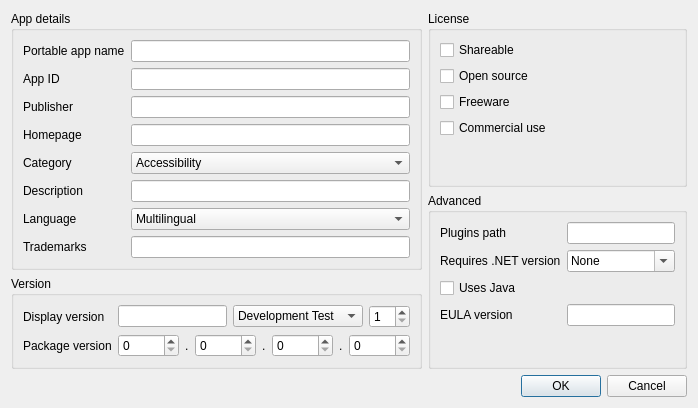
<?xml version="1.0" encoding="UTF-8"?>
<ui version="4.0">
 <class>AppInfoDialog</class>
 <widget class="QDialog" name="AppInfoDialog">
  <property name="windowTitle">
   <string>App details</string>
  </property>
  <property name="windowIcon">
   <iconset resource="../graphics/graphics.qrc">
    <normaloff>:/icon.png</normaloff>:/icon.png</iconset>
  </property>
  <layout class="QGridLayout" name="gridLayout">
   <item row="0" column="0">
    <layout class="QVBoxLayout" name="verticalLayout">
     <item>
      <widget class="QGroupBox" name="DetailsGroupBox">
       <property name="sizePolicy">
        <sizepolicy hsizetype="Preferred" vsizetype="Preferred">
         <horstretch>1</horstretch>
         <verstretch>0</verstretch>
        </sizepolicy>
       </property>
       <property name="title">
        <string>App details</string>
       </property>
       <layout class="QFormLayout" name="formLayout_4">
        <property name="fieldGrowthPolicy">
         <enum>QFormLayout::AllNonFixedFieldsGrow</enum>
        </property>
        <item row="0" column="0">
         <widget class="QLabel" name="NameLabel">
          <property name="text">
           <string>Portable app name</string>
          </property>
         </widget>
        </item>
        <item row="0" column="1">
         <widget class="QLineEdit" name="Name">
          <property name="maxLength">
           <number>128</number>
          </property>
         </widget>
        </item>
        <item row="1" column="0">
         <widget class="QLabel" name="AppIDLabel">
          <property name="text">
           <string>App ID</string>
          </property>
         </widget>
        </item>
        <item row="1" column="1">
         <widget class="QLineEdit" name="AppID">
          <property name="maxLength">
           <number>128</number>
          </property>
         </widget>
        </item>
        <item row="2" column="0">
         <widget class="QLabel" name="PublisherLabel">
          <property name="text">
           <string>Publisher</string>
          </property>
         </widget>
        </item>
        <item row="2" column="1">
         <widget class="QLineEdit" name="Publisher">
          <property name="maxLength">
           <number>128</number>
          </property>
         </widget>
        </item>
        <item row="3" column="0">
         <widget class="QLabel" name="HomepageLabel">
          <property name="text">
           <string>Homepage</string>
          </property>
         </widget>
        </item>
        <item row="3" column="1">
         <widget class="QLineEdit" name="Homepage">
          <property name="maxLength">
           <number>128</number>
          </property>
         </widget>
        </item>
        <item row="4" column="0">
         <widget class="QLabel" name="CategoryLabel">
          <property name="text">
           <string>Category</string>
          </property>
         </widget>
        </item>
        <item row="4" column="1">
         <widget class="QComboBox" name="Category">
          <item>
           <property name="text">
            <string notr="true">Accessibility</string>
           </property>
          </item>
          <item>
           <property name="text">
            <string notr="true">Development</string>
           </property>
          </item>
          <item>
           <property name="text">
            <string notr="true">Education</string>
           </property>
          </item>
          <item>
           <property name="text">
            <string notr="true">Games</string>
           </property>
          </item>
          <item>
           <property name="text">
            <string notr="true">Graphics &amp; Pictures</string>
           </property>
          </item>
          <item>
           <property name="text">
            <string notr="true">Internet</string>
           </property>
          </item>
          <item>
           <property name="text">
            <string notr="true">Music &amp; Video</string>
           </property>
          </item>
          <item>
           <property name="text">
            <string notr="true">Office</string>
           </property>
          </item>
          <item>
           <property name="text">
            <string notr="true">Security</string>
           </property>
          </item>
          <item>
           <property name="text">
            <string notr="true">Utilities</string>
           </property>
          </item>
         </widget>
        </item>
        <item row="5" column="0">
         <widget class="QLabel" name="DescriptionLabel">
          <property name="text">
           <string>Description</string>
          </property>
         </widget>
        </item>
        <item row="5" column="1">
         <widget class="QLineEdit" name="Description">
          <property name="maxLength">
           <number>512</number>
          </property>
         </widget>
        </item>
        <item row="6" column="0">
         <widget class="QLabel" name="LanguageLabel">
          <property name="text">
           <string>Language</string>
          </property>
         </widget>
        </item>
        <item row="6" column="1">
         <widget class="QComboBox" name="Language">
          <item>
           <property name="text">
            <string notr="true">Multilingual</string>
           </property>
          </item>
          <item>
           <property name="text">
            <string notr="true">English</string>
           </property>
          </item>
          <item>
           <property name="text">
            <string notr="true">Afrikaans</string>
           </property>
          </item>
          <item>
           <property name="text">
            <string notr="true">Albanian</string>
           </property>
          </item>
          <item>
           <property name="text">
            <string notr="true">Arabic</string>
           </property>
          </item>
          <item>
           <property name="text">
            <string notr="true">Armenian</string>
           </property>
          </item>
          <item>
           <property name="text">
            <string notr="true">Basque</string>
           </property>
          </item>
          <item>
           <property name="text">
            <string notr="true">Belarusian</string>
           </property>
          </item>
          <item>
           <property name="text">
            <string notr="true">Bosnian</string>
           </property>
          </item>
          <item>
           <property name="text">
            <string notr="true">Breton</string>
           </property>
          </item>
          <item>
           <property name="text">
            <string notr="true">Bulgarian</string>
           </property>
          </item>
          <item>
           <property name="text">
            <string notr="true">Catalan</string>
           </property>
          </item>
          <item>
           <property name="text">
            <string notr="true">Cibemba</string>
           </property>
          </item>
          <item>
           <property name="text">
            <string notr="true">Croatian</string>
           </property>
          </item>
          <item>
           <property name="text">
            <string notr="true">Czech</string>
           </property>
          </item>
          <item>
           <property name="text">
            <string notr="true">Danish</string>
           </property>
          </item>
          <item>
           <property name="text">
            <string notr="true">Dutch</string>
           </property>
          </item>
          <item>
           <property name="text">
            <string notr="true">Efik</string>
           </property>
          </item>
          <item>
           <property name="text">
            <string notr="true">Estonian</string>
           </property>
          </item>
          <item>
           <property name="text">
            <string notr="true">Farsi</string>
           </property>
          </item>
          <item>
           <property name="text">
            <string notr="true">Finnish</string>
           </property>
          </item>
          <item>
           <property name="text">
            <string notr="true">French</string>
           </property>
          </item>
          <item>
           <property name="text">
            <string notr="true">Galician</string>
           </property>
          </item>
          <item>
           <property name="text">
            <string notr="true">Georgian</string>
           </property>
          </item>
          <item>
           <property name="text">
            <string notr="true">German</string>
           </property>
          </item>
          <item>
           <property name="text">
            <string notr="true">Greek</string>
           </property>
          </item>
          <item>
           <property name="text">
            <string notr="true">Hebrew</string>
           </property>
          </item>
          <item>
           <property name="text">
            <string notr="true">Hungarian</string>
           </property>
          </item>
          <item>
           <property name="text">
            <string notr="true">Icelandic</string>
           </property>
          </item>
          <item>
           <property name="text">
            <string notr="true">Igbo</string>
           </property>
          </item>
          <item>
           <property name="text">
            <string notr="true">Indonesian</string>
           </property>
          </item>
          <item>
           <property name="text">
            <string notr="true">Irish</string>
           </property>
          </item>
          <item>
           <property name="text">
            <string notr="true">Italian</string>
           </property>
          </item>
          <item>
           <property name="text">
            <string notr="true">Japanese</string>
           </property>
          </item>
          <item>
           <property name="text">
            <string notr="true">Khmer</string>
           </property>
          </item>
          <item>
           <property name="text">
            <string notr="true">Korean</string>
           </property>
          </item>
          <item>
           <property name="text">
            <string notr="true">Kurdish</string>
           </property>
          </item>
          <item>
           <property name="text">
            <string notr="true">Latvian</string>
           </property>
          </item>
          <item>
           <property name="text">
            <string notr="true">Lithuanian</string>
           </property>
          </item>
          <item>
           <property name="text">
            <string notr="true">Luxembourgish</string>
           </property>
          </item>
          <item>
           <property name="text">
            <string notr="true">Macedonian</string>
           </property>
          </item>
          <item>
           <property name="text">
            <string notr="true">Malagasy</string>
           </property>
          </item>
          <item>
           <property name="text">
            <string notr="true">Malay</string>
           </property>
          </item>
          <item>
           <property name="text">
            <string notr="true">Mongolian</string>
           </property>
          </item>
          <item>
           <property name="text">
            <string notr="true">Norwegian</string>
           </property>
          </item>
          <item>
           <property name="text">
            <string notr="true">NorwegianNynorsk</string>
           </property>
          </item>
          <item>
           <property name="text">
            <string notr="true">Pashto</string>
           </property>
          </item>
          <item>
           <property name="text">
            <string notr="true">Polish</string>
           </property>
          </item>
          <item>
           <property name="text">
            <string notr="true">Portuguese</string>
           </property>
          </item>
          <item>
           <property name="text">
            <string notr="true">PortugueseBR</string>
           </property>
          </item>
          <item>
           <property name="text">
            <string notr="true">Romanian</string>
           </property>
          </item>
          <item>
           <property name="text">
            <string notr="true">Russian</string>
           </property>
          </item>
          <item>
           <property name="text">
            <string notr="true">Serbian</string>
           </property>
          </item>
          <item>
           <property name="text">
            <string notr="true">SerbianLatin</string>
           </property>
          </item>
          <item>
           <property name="text">
            <string notr="true">SimpChinese</string>
           </property>
          </item>
          <item>
           <property name="text">
            <string notr="true">Slovak</string>
           </property>
          </item>
          <item>
           <property name="text">
            <string notr="true">Slovenian</string>
           </property>
          </item>
          <item>
           <property name="text">
            <string notr="true">Spanish</string>
           </property>
          </item>
          <item>
           <property name="text">
            <string notr="true">SpanishInternational</string>
           </property>
          </item>
          <item>
           <property name="text">
            <string notr="true">Swahili</string>
           </property>
          </item>
          <item>
           <property name="text">
            <string notr="true">Swedish</string>
           </property>
          </item>
          <item>
           <property name="text">
            <string notr="true">Thai</string>
           </property>
          </item>
          <item>
           <property name="text">
            <string notr="true">TradChinese</string>
           </property>
          </item>
          <item>
           <property name="text">
            <string notr="true">Turkish</string>
           </property>
          </item>
          <item>
           <property name="text">
            <string notr="true">Ukranian</string>
           </property>
          </item>
          <item>
           <property name="text">
            <string notr="true">Uzbek</string>
           </property>
          </item>
          <item>
           <property name="text">
            <string notr="true">Valencian</string>
           </property>
          </item>
          <item>
           <property name="text">
            <string notr="true">Vietnamese</string>
           </property>
          </item>
          <item>
           <property name="text">
            <string notr="true">Welsh</string>
           </property>
          </item>
          <item>
           <property name="text">
            <string notr="true">Yoruba</string>
           </property>
          </item>
         </widget>
        </item>
        <item row="7" column="0">
         <widget class="QLabel" name="TrademarksLabel">
          <property name="text">
           <string>Trademarks</string>
          </property>
         </widget>
        </item>
        <item row="7" column="1">
         <widget class="QLineEdit" name="Trademarks">
          <property name="maxLength">
           <number>512</number>
          </property>
         </widget>
        </item>
       </layout>
      </widget>
     </item>
     <item>
      <widget class="QGroupBox" name="VersionGroupBox">
       <property name="title">
        <string>Version</string>
       </property>
       <layout class="QFormLayout" name="formLayout">
        <item row="0" column="0">
         <widget class="QLabel" name="DisplayVersionLabel">
          <property name="text">
           <string>Display version</string>
          </property>
         </widget>
        </item>
        <item row="0" column="1">
         <layout class="QHBoxLayout" name="horizontalLayout">
          <item>
           <widget class="QLineEdit" name="DisplayVersionBase">
            <property name="maxLength">
             <number>20</number>
            </property>
           </widget>
          </item>
          <item>
           <widget class="QComboBox" name="DisplayVersionType">
            <item>
             <property name="text">
              <string notr="true">Development Test</string>
             </property>
            </item>
            <item>
             <property name="text">
              <string notr="true">Pre-Release</string>
             </property>
            </item>
            <item>
             <property name="text">
              <string notr="true">(official release)</string>
             </property>
            </item>
            <item>
             <property name="text">
              <string notr="true">Revision</string>
             </property>
            </item>
           </widget>
          </item>
          <item>
           <widget class="QSpinBox" name="DisplayVersionNum">
            <property name="minimum">
             <number>1</number>
            </property>
           </widget>
          </item>
         </layout>
        </item>
        <item row="1" column="0">
         <widget class="QLabel" name="PackageVersionLabel">
          <property name="text">
           <string>Package version</string>
          </property>
         </widget>
        </item>
        <item row="1" column="1">
         <layout class="QHBoxLayout" name="horizontalLayout_2">
          <item>
           <widget class="QSpinBox" name="PackageVersion1">
            <property name="maximum">
             <number>65535</number>
            </property>
           </widget>
          </item>
          <item>
           <widget class="QLabel" name="PackageVersionDot1">
            <property name="sizePolicy">
             <sizepolicy hsizetype="Fixed" vsizetype="Preferred">
              <horstretch>0</horstretch>
              <verstretch>0</verstretch>
             </sizepolicy>
            </property>
            <property name="text">
             <string>.</string>
            </property>
           </widget>
          </item>
          <item>
           <widget class="QSpinBox" name="PackageVersion2">
            <property name="maximum">
             <number>65535</number>
            </property>
           </widget>
          </item>
          <item>
           <widget class="QLabel" name="PackageVersionDot2">
            <property name="sizePolicy">
             <sizepolicy hsizetype="Fixed" vsizetype="Preferred">
              <horstretch>0</horstretch>
              <verstretch>0</verstretch>
             </sizepolicy>
            </property>
            <property name="text">
             <string>.</string>
            </property>
           </widget>
          </item>
          <item>
           <widget class="QSpinBox" name="PackageVersion3">
            <property name="maximum">
             <number>65535</number>
            </property>
           </widget>
          </item>
          <item>
           <widget class="QLabel" name="PackageVersionDot3">
            <property name="sizePolicy">
             <sizepolicy hsizetype="Fixed" vsizetype="Preferred">
              <horstretch>0</horstretch>
              <verstretch>0</verstretch>
             </sizepolicy>
            </property>
            <property name="text">
             <string>.</string>
            </property>
           </widget>
          </item>
          <item>
           <widget class="QSpinBox" name="PackageVersion4">
            <property name="maximum">
             <number>65535</number>
            </property>
           </widget>
          </item>
         </layout>
        </item>
       </layout>
      </widget>
     </item>
    </layout>
   </item>
   <item row="0" column="1">
    <layout class="QVBoxLayout" name="verticalLayout_2">
     <item>
      <widget class="QGroupBox" name="LicenseGroupBox">
       <property name="title">
        <string>License</string>
       </property>
       <layout class="QFormLayout" name="formLayout_5">
        <property name="fieldGrowthPolicy">
         <enum>QFormLayout::AllNonFixedFieldsGrow</enum>
        </property>
        <item row="0" column="0">
         <widget class="QCheckBox" name="Shareable">
          <property name="text">
           <string>Shareable</string>
          </property>
         </widget>
        </item>
        <item row="1" column="0">
         <widget class="QCheckBox" name="OpenSource">
          <property name="text">
           <string>Open source</string>
          </property>
         </widget>
        </item>
        <item row="2" column="0">
         <widget class="QCheckBox" name="Freeware">
          <property name="text">
           <string>Freeware</string>
          </property>
         </widget>
        </item>
        <item row="3" column="0">
         <widget class="QCheckBox" name="CommercialUse">
          <property name="text">
           <string>Commercial use</string>
          </property>
         </widget>
        </item>
       </layout>
      </widget>
     </item>
     <item>
      <widget class="QGroupBox" name="AdvancedGroupBox">
       <property name="title">
        <string>Advanced</string>
       </property>
       <layout class="QFormLayout" name="formLayout_7">
        <property name="fieldGrowthPolicy">
         <enum>QFormLayout::AllNonFixedFieldsGrow</enum>
        </property>
        <item row="0" column="0">
         <widget class="QLabel" name="PluginsPathLabel">
          <property name="text">
           <string>Plugins path</string>
          </property>
         </widget>
        </item>
        <item row="0" column="1">
         <widget class="QLineEdit" name="PluginsPath">
          <property name="maxLength">
           <number>256</number>
          </property>
         </widget>
        </item>
        <item row="2" column="0">
         <widget class="QLabel" name="UsesDotNetVersionLabel">
          <property name="text">
           <string>Requires .NET version</string>
          </property>
         </widget>
        </item>
        <item row="2" column="1">
         <widget class="QComboBox" name="UsesDotNetVersion">
          <property name="editable">
           <bool>true</bool>
          </property>
          <item>
           <property name="text">
            <string notr="true">None</string>
           </property>
          </item>
          <item>
           <property name="text">
            <string notr="true">1.1</string>
           </property>
          </item>
          <item>
           <property name="text">
            <string notr="true">2.0</string>
           </property>
          </item>
          <item>
           <property name="text">
            <string notr="true">3.0</string>
           </property>
          </item>
          <item>
           <property name="text">
            <string notr="true">3.5</string>
           </property>
          </item>
          <item>
           <property name="text">
            <string notr="true">4.0</string>
           </property>
          </item>
         </widget>
        </item>
        <item row="3" column="0">
         <widget class="QCheckBox" name="UsesJava">
          <property name="text">
           <string>Uses Java</string>
          </property>
         </widget>
        </item>
        <item row="4" column="0">
         <widget class="QLabel" name="EULAVersionLabel">
          <property name="text">
           <string>EULA version</string>
          </property>
         </widget>
        </item>
        <item row="4" column="1">
         <widget class="QLineEdit" name="EULAVersion">
          <property name="maxLength">
           <number>128</number>
          </property>
         </widget>
        </item>
       </layout>
      </widget>
     </item>
    </layout>
   </item>
   <item row="1" column="1">
    <widget class="QDialogButtonBox" name="buttonBox">
     <property name="orientation">
      <enum>Qt::Horizontal</enum>
     </property>
     <property name="standardButtons">
      <set>QDialogButtonBox::Cancel|QDialogButtonBox::Ok</set>
     </property>
    </widget>
   </item>
  </layout>
 </widget>
 <resources>
  <include location="../graphics/graphics.qrc"/>
 </resources>
 <connections>
  <connection>
   <sender>buttonBox</sender>
   <signal>accepted()</signal>
   <receiver>AppInfoDialog</receiver>
   <slot>accept()</slot>
   <hints>
    <hint type="sourcelabel">
     <x>248</x>
     <y>254</y>
    </hint>
    <hint type="destinationlabel">
     <x>157</x>
     <y>274</y>
    </hint>
   </hints>
  </connection>
  <connection>
   <sender>buttonBox</sender>
   <signal>rejected()</signal>
   <receiver>AppInfoDialog</receiver>
   <slot>reject()</slot>
   <hints>
    <hint type="sourcelabel">
     <x>316</x>
     <y>260</y>
    </hint>
    <hint type="destinationlabel">
     <x>286</x>
     <y>274</y>
    </hint>
   </hints>
  </connection>
 </connections>
</ui>
